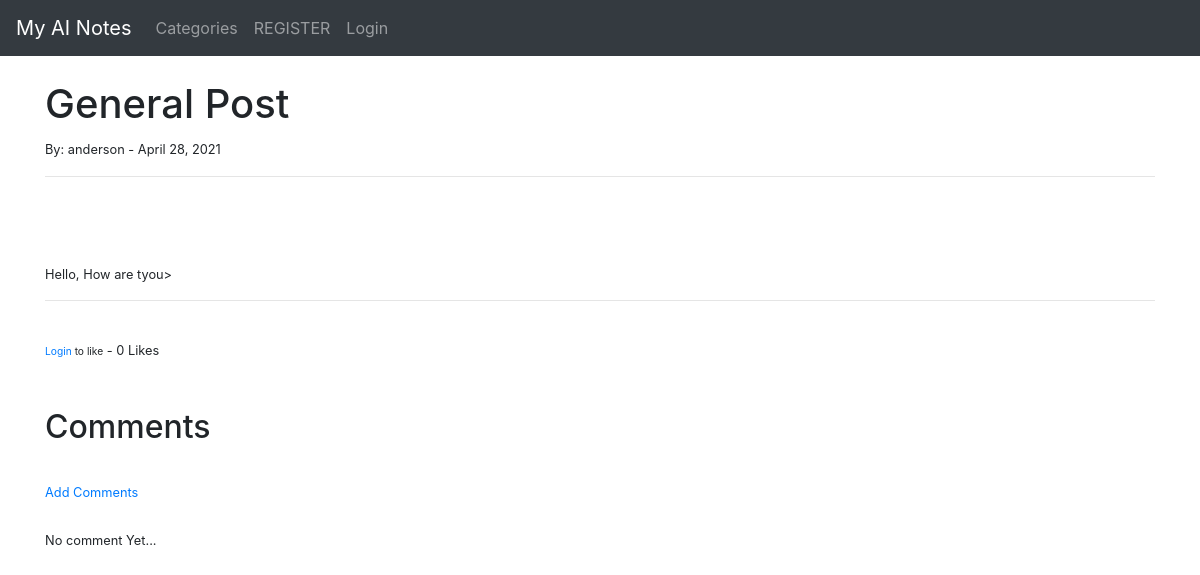
Page /article/5 on the committed database.
### blog/models.py (models this page shows, shortened)
class Post(models.Model):
    author = models.ForeignKey(User, on_delete = models.CASCADE)
    title = models.CharField(max_length=255)
    body = RichTextField(blank=True, null=True)
    post_date = models.DateField(auto_now_add=True)
    likes = models.ManyToManyField(User, related_name='blog_post')
    header_image = models.ImageField(null=True, blank=True, upload_to="images/")
    def total_likes(self):
        return self.likes.count()

### blog/views.py (the view)
# urls.py: path('article/<int:pk>', PostDetailView.as_view(), name='article-detail'),
class PostDetailView(DetailView):
    model = Post
    template_name = "post_details.html"
    def get_context_data(self, *args, **kwargs):
        context = super(PostDetailView, self).get_context_data(
            *args, **kwargs)
        post = get_object_or_404(Post, id=self.kwargs['pk']) #This is to get a particular post
        total_likes = post.total_likes()
        liked = False
        if post.likes.filter(id=self.request.user.id).exists():
            liked = True
        context["total_likes"] = total_likes
        context["liked"] = liked
        return context

### blog/templates/post_details.html (shortened to what this page needs)
{% extends 'base.html' %} {% load static %} {% block title %} {{ post.title_tag }} {% endblock %} {% block content %}
<h1>{{ post.title }}</h1>
<small>By: {{ post.author.username }}
    - {{ post.post_date }}
<hr>
<br />
<br /><br> {{ post.body|safe }}
<hr>
<br />
<form action="{% url 'like_post' post.pk %}" method="POST">
    {% csrf_token %} {% if user.is_authenticated %} {% if liked %}
    <button type="submit" , name="post_id" , value="{{ post.id }}" , class="btn btn-danger">unlike</button> {% else %}
    <button type="submit" , name="post_id" , value="{{ post.id }}" , class="btn btn-primary">Like</button> {% endif %} {% else %}
    <small><a href="{% url 'login' %} ">Login</a> to like</small> {% endif %} - {{total_likes}} Likes
</form>
<br>
<br>
<h2>Comments</h2>
<br>
<a href="{% url 'add_comment' post.pk %}">Add Comments</a>
<br/><br/> {% if not post.comments.all %} No comment Yet... {% else %} {% for comment in post.comments.all %}
<strong>{{comment.name}}-
    {{comment.date_added}}</strong>
<br/> {{comment.body}}
<br/> {% endfor%} {% endif%} {% endblock %}

### rows in the picture
Post: title "General Post", author.username "anderson", post_date "April 28, 2021", body "Hello, How are tyou>"

### other values in the picture
{{ total_likes }} "0"
